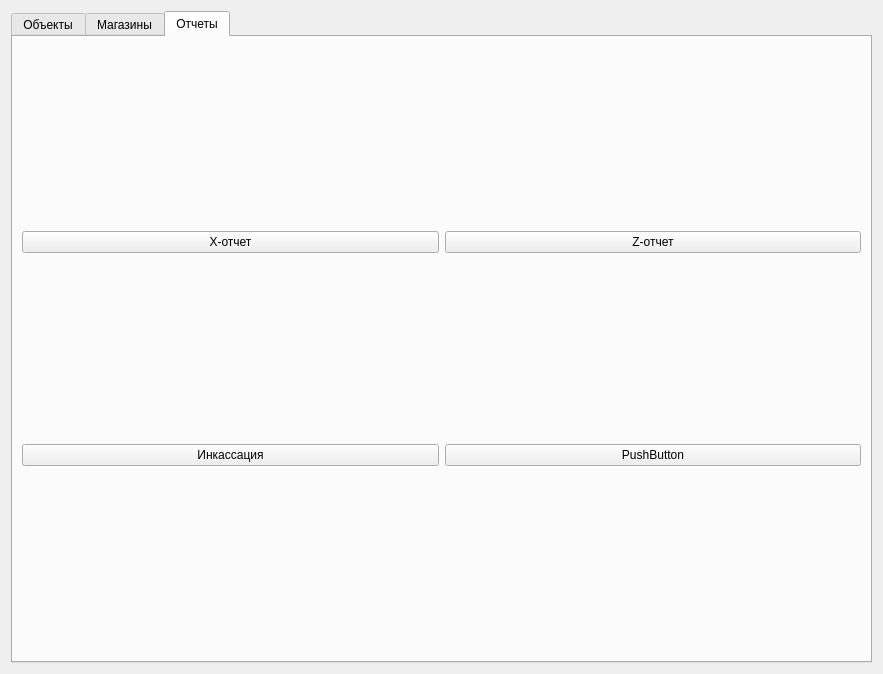
<?xml version="1.0" encoding="UTF-8"?>
<ui version="4.0">
 <class>Form</class>
 <widget class="QWidget" name="Form">
  <property name="geometry">
   <rect>
    <x>0</x>
    <y>0</y>
    <width>883</width>
    <height>674</height>
   </rect>
  </property>
  <property name="windowTitle">
   <string>Form</string>
  </property>
  <layout class="QHBoxLayout" name="horizontalLayout_3">
   <item>
    <layout class="QVBoxLayout" name="verticalLayout_3" stretch="10">
     <item>
      <layout class="QVBoxLayout" name="verticalLayout_4">
       <item>
        <widget class="QTabWidget" name="tabWidget">
         <property name="locale">
          <locale language="Russian" country="RussianFederation"/>
         </property>
         <property name="currentIndex">
          <number>2</number>
         </property>
         <property name="documentMode">
          <bool>false</bool>
         </property>
         <property name="tabsClosable">
          <bool>false</bool>
         </property>
         <widget class="QWidget" name="Items">
          <attribute name="title">
           <string>Объекты</string>
          </attribute>
          <layout class="QVBoxLayout" name="verticalLayout_6">
           <item>
            <layout class="QGridLayout" name="gridLayout" rowstretch="10,0">
             <item row="0" column="1">
              <layout class="QVBoxLayout" name="verticalLayout_5">
               <item>
                <widget class="QTableWidget" name="ItemTable">
                 <property name="minimumSize">
                  <size>
                   <width>500</width>
                   <height>0</height>
                  </size>
                 </property>
                 <property name="font">
                  <font>
                   <pointsize>12</pointsize>
                   <weight>75</weight>
                   <italic>true</italic>
                   <bold>true</bold>
                  </font>
                 </property>
                 <property name="acceptDrops">
                  <bool>false</bool>
                 </property>
                 <property name="frameShape">
                  <enum>QFrame::Box</enum>
                 </property>
                 <property name="editTriggers">
                  <set>QAbstractItemView::NoEditTriggers</set>
                 </property>
                 <property name="tabKeyNavigation">
                  <bool>false</bool>
                 </property>
                 <property name="dragDropOverwriteMode">
                  <bool>false</bool>
                 </property>
                 <property name="alternatingRowColors">
                  <bool>true</bool>
                 </property>
                 <property name="selectionMode">
                  <enum>QAbstractItemView::SingleSelection</enum>
                 </property>
                 <property name="selectionBehavior">
                  <enum>QAbstractItemView::SelectRows</enum>
                 </property>
                 <property name="sortingEnabled">
                  <bool>true</bool>
                 </property>
                 <attribute name="horizontalHeaderCascadingSectionResizes">
                  <bool>false</bool>
                 </attribute>
                 <attribute name="horizontalHeaderStretchLastSection">
                  <bool>true</bool>
                 </attribute>
                 <column>
                  <property name="text">
                   <string>Id</string>
                  </property>
                 </column>
                 <column>
                  <property name="text">
                   <string>Название</string>
                  </property>
                 </column>
                 <column>
                  <property name="text">
                   <string>Цена</string>
                  </property>
                 </column>
                </widget>
               </item>
              </layout>
             </item>
             <item row="0" column="2">
              <spacer name="horizontalSpacer">
               <property name="orientation">
                <enum>Qt::Horizontal</enum>
               </property>
               <property name="sizeHint" stdset="0">
                <size>
                 <width>5</width>
                 <height>5</height>
                </size>
               </property>
              </spacer>
             </item>
             <item row="0" column="3">
              <widget class="QLabel" name="ibl_ItemIcon">
               <property name="sizePolicy">
                <sizepolicy hsizetype="Fixed" vsizetype="Fixed">
                 <horstretch>0</horstretch>
                 <verstretch>0</verstretch>
                </sizepolicy>
               </property>
               <property name="minimumSize">
                <size>
                 <width>200</width>
                 <height>200</height>
                </size>
               </property>
               <property name="text">
                <string/>
               </property>
               <property name="scaledContents">
                <bool>true</bool>
               </property>
              </widget>
             </item>
             <item row="1" column="1">
              <layout class="QHBoxLayout" name="horizontalLayout">
               <item>
                <widget class="QPushButton" name="btn_AddItem">
                 <property name="font">
                  <font>
                   <pointsize>12</pointsize>
                   <weight>75</weight>
                   <bold>true</bold>
                  </font>
                 </property>
                 <property name="text">
                  <string>Добавить</string>
                 </property>
                </widget>
               </item>
               <item>
                <widget class="QPushButton" name="btn_EditItem">
                 <property name="font">
                  <font>
                   <pointsize>12</pointsize>
                   <weight>75</weight>
                   <bold>true</bold>
                  </font>
                 </property>
                 <property name="text">
                  <string>Редактировать</string>
                 </property>
                </widget>
               </item>
               <item>
                <widget class="QPushButton" name="btn_DeleteItem">
                 <property name="font">
                  <font>
                   <pointsize>12</pointsize>
                   <weight>75</weight>
                   <bold>true</bold>
                  </font>
                 </property>
                 <property name="text">
                  <string>Удалить</string>
                 </property>
                </widget>
               </item>
              </layout>
             </item>
             <item row="0" column="0">
              <spacer name="horizontalSpacer_2">
               <property name="orientation">
                <enum>Qt::Horizontal</enum>
               </property>
               <property name="sizeHint" stdset="0">
                <size>
                 <width>40</width>
                 <height>20</height>
                </size>
               </property>
              </spacer>
             </item>
             <item row="0" column="4">
              <spacer name="horizontalSpacer_3">
               <property name="orientation">
                <enum>Qt::Horizontal</enum>
               </property>
               <property name="sizeHint" stdset="0">
                <size>
                 <width>40</width>
                 <height>20</height>
                </size>
               </property>
              </spacer>
             </item>
            </layout>
           </item>
          </layout>
         </widget>
         <widget class="QWidget" name="Magazins">
          <attribute name="title">
           <string>Магазины</string>
          </attribute>
          <layout class="QVBoxLayout" name="verticalLayout_10">
           <item>
            <layout class="QVBoxLayout" name="verticalLayout_7">
             <item>
              <layout class="QHBoxLayout" name="horizontalLayout_4">
               <item>
                <widget class="QLabel" name="lbl_mag">
                 <property name="font">
                  <font>
                   <pointsize>12</pointsize>
                   <weight>75</weight>
                   <bold>true</bold>
                  </font>
                 </property>
                 <property name="text">
                  <string>Магазин:</string>
                 </property>
                </widget>
               </item>
               <item>
                <widget class="QLabel" name="llbl_magNumber">
                 <property name="font">
                  <font>
                   <pointsize>12</pointsize>
                   <weight>75</weight>
                   <bold>true</bold>
                  </font>
                 </property>
                 <property name="text">
                  <string>1</string>
                 </property>
                </widget>
               </item>
               <item>
                <spacer name="horizontalSpacer_4">
                 <property name="orientation">
                  <enum>Qt::Horizontal</enum>
                 </property>
                 <property name="sizeHint" stdset="0">
                  <size>
                   <width>40</width>
                   <height>20</height>
                  </size>
                 </property>
                </spacer>
               </item>
               <item>
                <widget class="QLabel" name="lbl_qty">
                 <property name="font">
                  <font>
                   <pointsize>12</pointsize>
                   <weight>75</weight>
                   <bold>true</bold>
                  </font>
                 </property>
                 <property name="text">
                  <string>Количество</string>
                 </property>
                </widget>
               </item>
               <item>
                <widget class="QLineEdit" name="le_qty">
                 <property name="minimumSize">
                  <size>
                   <width>100</width>
                   <height>0</height>
                  </size>
                 </property>
                 <property name="font">
                  <font>
                   <pointsize>12</pointsize>
                   <weight>75</weight>
                   <bold>true</bold>
                  </font>
                 </property>
                 <property name="inputMethodHints">
                  <set>Qt::ImhDialableCharactersOnly|Qt::ImhDigitsOnly|Qt::ImhPreferNumbers</set>
                 </property>
                </widget>
               </item>
               <item>
                <widget class="QPushButton" name="btn_plus">
                 <property name="minimumSize">
                  <size>
                   <width>50</width>
                   <height>0</height>
                  </size>
                 </property>
                 <property name="font">
                  <font>
                   <pointsize>12</pointsize>
                   <weight>75</weight>
                   <bold>true</bold>
                  </font>
                 </property>
                 <property name="text">
                  <string>+</string>
                 </property>
                </widget>
               </item>
               <item>
                <widget class="QPushButton" name="btn_minus">
                 <property name="minimumSize">
                  <size>
                   <width>50</width>
                   <height>0</height>
                  </size>
                 </property>
                 <property name="font">
                  <font>
                   <pointsize>12</pointsize>
                   <weight>75</weight>
                   <bold>true</bold>
                  </font>
                 </property>
                 <property name="text">
                  <string>-</string>
                 </property>
                </widget>
               </item>
               <item>
                <spacer name="horizontalSpacer_6">
                 <property name="orientation">
                  <enum>Qt::Horizontal</enum>
                 </property>
                 <property name="sizeHint" stdset="0">
                  <size>
                   <width>100</width>
                   <height>0</height>
                  </size>
                 </property>
                </spacer>
               </item>
              </layout>
             </item>
             <item>
              <layout class="QVBoxLayout" name="verticalLayout_9">
               <item>
                <widget class="QTableWidget" name="tblw_Magazines">
                 <column>
                  <property name="text">
                   <string>Магазин</string>
                  </property>
                  <property name="font">
                   <font>
                    <pointsize>12</pointsize>
                    <weight>75</weight>
                    <bold>true</bold>
                   </font>
                  </property>
                 </column>
                 <column>
                  <property name="text">
                   <string>Название</string>
                  </property>
                  <property name="font">
                   <font>
                    <pointsize>12</pointsize>
                    <weight>75</weight>
                    <bold>true</bold>
                   </font>
                  </property>
                 </column>
                 <column>
                  <property name="text">
                   <string>Количество</string>
                  </property>
                  <property name="font">
                   <font>
                    <pointsize>12</pointsize>
                    <weight>75</weight>
                    <bold>true</bold>
                   </font>
                  </property>
                 </column>
                </widget>
               </item>
               <item>
                <widget class="QFrame" name="gridFrame">
                 <layout class="QHBoxLayout" name="horizontalLayout_2">
                  <item>
                   <widget class="QPushButton" name="btn_AddMag">
                    <property name="palette">
                     <palette>
                      <active>
                       <colorrole role="ButtonText">
                        <brush brushstyle="SolidPattern">
                         <color alpha="255">
                          <red>0</red>
                          <green>85</green>
                          <blue>0</blue>
                         </color>
                        </brush>
                       </colorrole>
                      </active>
                      <inactive>
                       <colorrole role="ButtonText">
                        <brush brushstyle="SolidPattern">
                         <color alpha="255">
                          <red>0</red>
                          <green>85</green>
                          <blue>0</blue>
                         </color>
                        </brush>
                       </colorrole>
                      </inactive>
                      <disabled>
                       <colorrole role="ButtonText">
                        <brush brushstyle="SolidPattern">
                         <color alpha="255">
                          <red>123</red>
                          <green>123</green>
                          <blue>123</blue>
                         </color>
                        </brush>
                       </colorrole>
                      </disabled>
                     </palette>
                    </property>
                    <property name="font">
                     <font>
                      <pointsize>12</pointsize>
                      <weight>75</weight>
                      <bold>true</bold>
                     </font>
                    </property>
                    <property name="text">
                     <string>Добавить магазин</string>
                    </property>
                   </widget>
                  </item>
                  <item>
                   <widget class="QPushButton" name="btn_DelMag">
                    <property name="palette">
                     <palette>
                      <active>
                       <colorrole role="ButtonText">
                        <brush brushstyle="SolidPattern">
                         <color alpha="255">
                          <red>255</red>
                          <green>0</green>
                          <blue>0</blue>
                         </color>
                        </brush>
                       </colorrole>
                      </active>
                      <inactive>
                       <colorrole role="ButtonText">
                        <brush brushstyle="SolidPattern">
                         <color alpha="255">
                          <red>255</red>
                          <green>0</green>
                          <blue>0</blue>
                         </color>
                        </brush>
                       </colorrole>
                      </inactive>
                      <disabled>
                       <colorrole role="ButtonText">
                        <brush brushstyle="SolidPattern">
                         <color alpha="255">
                          <red>123</red>
                          <green>123</green>
                          <blue>123</blue>
                         </color>
                        </brush>
                       </colorrole>
                      </disabled>
                     </palette>
                    </property>
                    <property name="font">
                     <font>
                      <pointsize>12</pointsize>
                      <weight>75</weight>
                      <bold>true</bold>
                     </font>
                    </property>
                    <property name="text">
                     <string>Удалить магазин</string>
                    </property>
                   </widget>
                  </item>
                 </layout>
                </widget>
               </item>
               <item>
                <widget class="QPushButton" name="btn_MagSave">
                 <property name="font">
                  <font>
                   <pointsize>14</pointsize>
                   <weight>75</weight>
                   <bold>true</bold>
                  </font>
                 </property>
                 <property name="text">
                  <string>Сохранить</string>
                 </property>
                </widget>
               </item>
              </layout>
             </item>
            </layout>
           </item>
          </layout>
         </widget>
         <widget class="QWidget" name="Stat">
          <attribute name="title">
           <string>Отчеты</string>
          </attribute>
          <layout class="QVBoxLayout" name="verticalLayout">
           <item>
            <layout class="QHBoxLayout" name="horizontalLayout_5">
             <item>
              <widget class="QPushButton" name="btn_xReport">
               <property name="text">
                <string>X-отчет</string>
               </property>
              </widget>
             </item>
             <item>
              <widget class="QPushButton" name="btn_zReport">
               <property name="text">
                <string>Z-отчет</string>
               </property>
              </widget>
             </item>
            </layout>
           </item>
           <item>
            <layout class="QHBoxLayout" name="horizontalLayout_6">
             <item>
              <widget class="QPushButton" name="btn_incas">
               <property name="text">
                <string>Инкассация</string>
               </property>
              </widget>
             </item>
             <item>
              <widget class="QPushButton" name="pushButton_2">
               <property name="text">
                <string>PushButton</string>
               </property>
              </widget>
             </item>
            </layout>
           </item>
          </layout>
         </widget>
        </widget>
       </item>
      </layout>
     </item>
    </layout>
   </item>
  </layout>
 </widget>
 <resources/>
 <connections/>
</ui>
